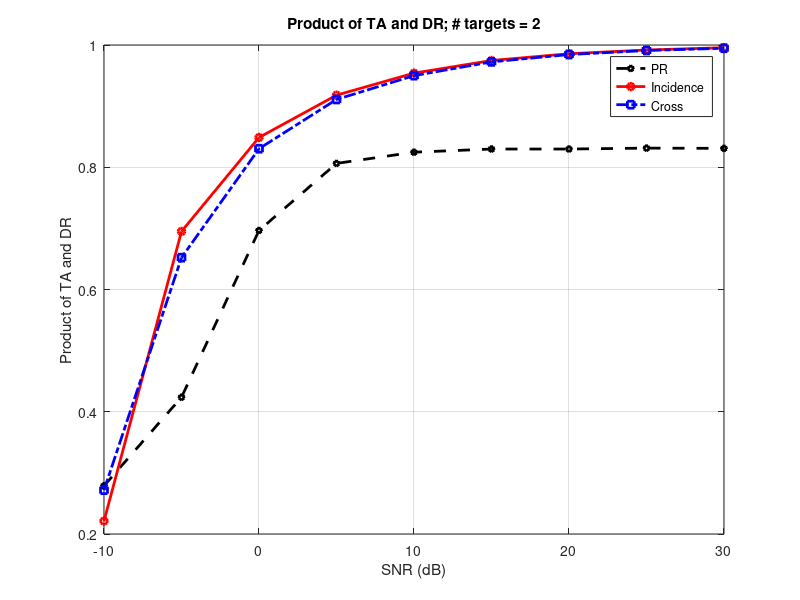
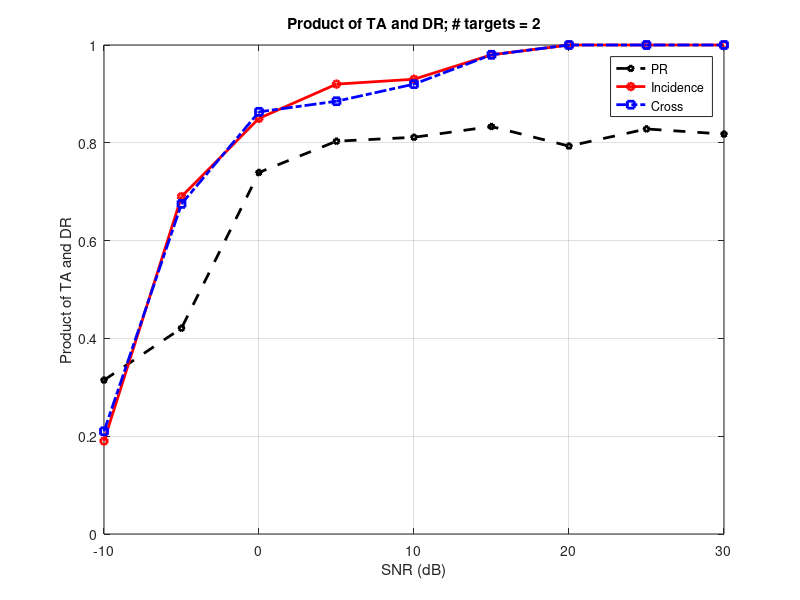
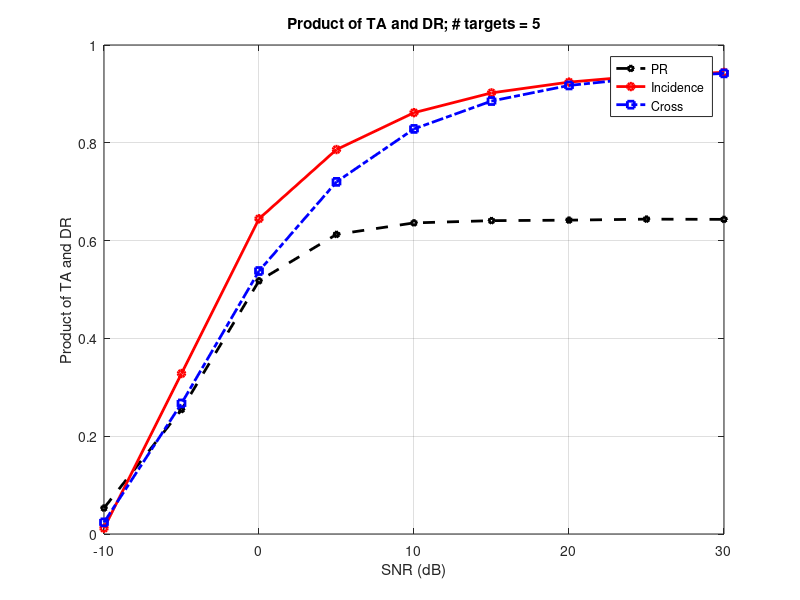

MATLAB code for these plots, in order:

SNR_dB = -10:5:30;

num_targets = 2;



Pe_pr = [0.2788    0.4237    0.6966    0.8063    0.8246    0.8298    0.8298...
    0.8313    0.8309];

Pe_fast = [0.2717    0.6521    0.8303    0.9109    0.9499    0.9724    0.9844...
    0.9910    0.9947];

Pe_incidence =[0.2212    0.6950    0.8487    0.9179    0.9540    0.9746    0.9857...
    0.9918    0.9956];

figure
z=plot(...
    SNR_dB,Pe_pr,'--pk',...
    SNR_dB,Pe_incidence,'-or',...
    SNR_dB,Pe_fast,'-.sb');
set(z,...
   'LineWidth',2,...
   'MarkerSize',5);
xlim([min(SNR_dB) max(SNR_dB)]);

grid on
xlabel('SNR (dB)');
ylabel('Product of TA and DR');
title(['Product of TA and DR; # targets = ',num2str(num_targets)]);
legend('PR','Incidence','Cross');

% 50 measurements

Pe_pr = [0.3147    0.4209    0.7394    0.8033    0.8113    0.8333    0.7933...
    0.8283    0.8178];
Pe_fast =[0.2100    0.6750    0.8633    0.8850    0.9200    0.9800    1.0000...
    1.0000    1.0000];
Pe_incidence =[0.1900    0.6900    0.8500    0.9200    0.9300    0.9800    1.0000...
    1.0000    1.0000];

figure
z=plot(...
    SNR_dB,Pe_pr,'--pk',...
    SNR_dB,Pe_incidence,'-or',...
    SNR_dB,Pe_fast,'-.sb');
set(z,...
   'LineWidth',2,...
   'MarkerSize',5);
xlim([min(SNR_dB) max(SNR_dB)]);

grid on
xlabel('SNR (dB)');
ylabel('Product of TA and DR');
title(['Product of TA and DR; # targets = ',num2str(num_targets)]);
legend('PR','Incidence','Cross');



num_targets = 5;

Pe_pr =[0.0530    0.2545    0.5177    0.6127    0.6362    0.6408    0.6418...
    0.6439    0.6434];

Pe_fast =[0.0238    0.2670    0.5378    0.7201    0.8284    0.8854    0.9173...
    0.9335    0.9420];

Pe_incidence =[0.0118    0.3282    0.6446    0.7862    0.8616    0.9021    0.9241...
    0.9377    0.9440];

figure
z=plot(...
    SNR_dB,Pe_pr,'--pk',...
    SNR_dB,Pe_incidence,'-or',...
    SNR_dB,Pe_fast,'-.sb');
set(z,...
   'LineWidth',2,...
   'MarkerSize',5);
xlim([min(SNR_dB) max(SNR_dB)]);

grid on
xlabel('SNR (dB)');
ylabel('Product of TA and DR');
title(['Product of TA and DR; # targets = ',num2str(num_targets)]);
legend('PR','Incidence','Cross');


